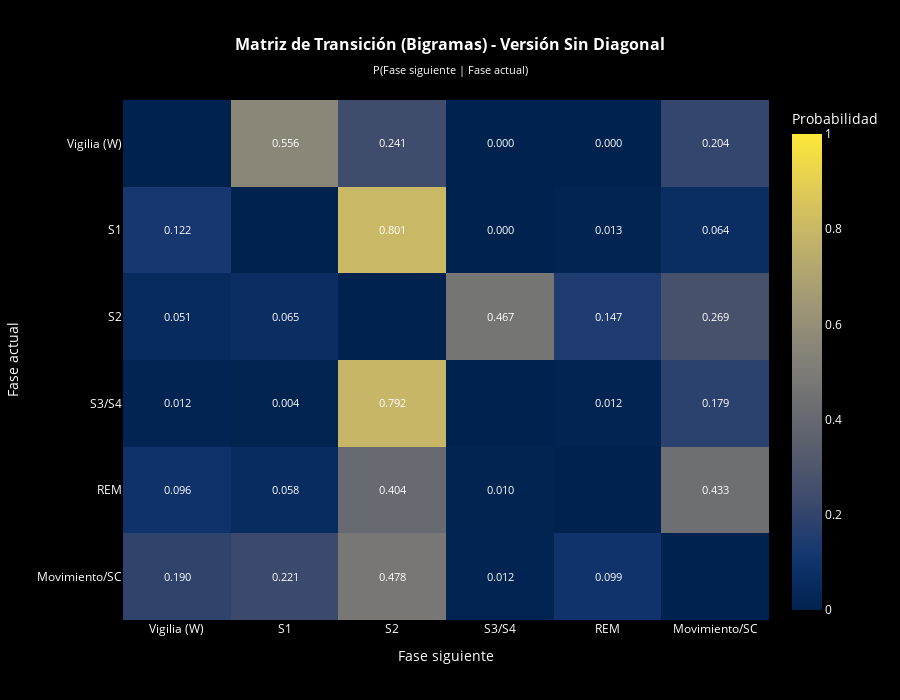

Notebook cell for this chart:
### Markdown cell above
## Versión 2: Matriz Sin Diagonal

Esta versión elimina la probabilidad de quedarse en la misma fase (diagonal = 0) y re-normaliza por fila. Esto permite ver claramente **hacia dónde se va el cerebro cuando decide abandonar una fase**, sin que el gráfico se "coma" el color por la alta probabilidad de quedarse en la misma fase.

### Code cell
graficar_heatmap(
    matriz_sin_diag, 
    "Matriz de Transición (Bigramas) - Versión Sin Diagonal",
    mostrar_diagonal=False  # Ocultar visualmente la diagonal (aunque ya es 0)
)

### Figure 1 — Plotly figure (JSON) as saved in the notebook; plotly's stock layout.template omitted (floating-point values rounded to 4 significant figures)
{"data": [{"colorbar": {"tickfont": {"color": "white"}, "title": {"font": {"color": "white"}, "text": "Probabilidad"}}, "colorscale": [[0, "#00224e"], [0.1111, "#123570"], [0.2222, "#3b496c"], [0.3333, "#575d6d"], [0.4444, "#707173"], [0.5556, "#8a8678"], [0.6667, "#a59c74"], [0.7778, "#c3b369"], [0.8889, "#e1cc55"], [1, "#fee838"]], "hovertemplate": "<b>Desde:</b> %{y}<br><b>Hacia:</b> %{x}<br><b>Probabilidad:</b> %{z:.4f}<extra></extra>", "text": [["", "0.556", "0.241", "0.000", "0.000", "0.204"], ["0.122", "", "0.801", "0.000", "0.013", "0.064"], ["0.051", "0.065", "", "0.467", "0.147", "0.269"], ["0.012", "0.004", "0.792", "", "0.012", "0.179"], ["0.096", "0.058", "0.404", "0.010", "", "0.433"], ["0.190", "0.221", "0.478", "0.012", "0.099", ""]], "textfont": {"color": "white", "size": 11}, "texttemplate": "%{text}", "type": "heatmap", "x": ["Vigilia (W)", "S1", "S2", "S3/S4", "REM", "Movimiento/SC"], "y": ["Vigilia (W)", "S1", "S2", "S3/S4", "REM", "Movimiento/SC"], "z": [[0.0, 0.5556, 0.2407, 0.0, 0.0, 0.2037], [0.1218, 0.0, 0.8013, 0.0, 0.01282, 0.0641], [0.05149, 0.06535, 0.0, 0.4673, 0.1465, 0.2693], [0.0125, 0.004167, 0.7917, 0.0, 0.0125, 0.1792], [0.09615, 0.05769, 0.4038, 0.009615, 0.0, 0.4327], [0.1897, 0.2213, 0.4783, 0.01186, 0.09881, 0.0]], "zmax": 1, "zmin": 0}], "layout": {"height": 700, "paper_bgcolor": "black", "plot_bgcolor": "black", "title": {"font": {"color": "white", "size": 16}, "text": "<b>Matriz de Transición (Bigramas) - Versión Sin Diagonal</b><br><sub>P(Fase siguiente | Fase actual)</sub>", "x": 0.5}, "width": 900, "xaxis": {"tickfont": {"color": "white"}, "title": {"font": {"color": "white"}, "text": "Fase siguiente"}}, "yaxis": {"autorange": "reversed", "tickfont": {"color": "white"}, "title": {"font": {"color": "white"}, "text": "Fase actual"}}}}
